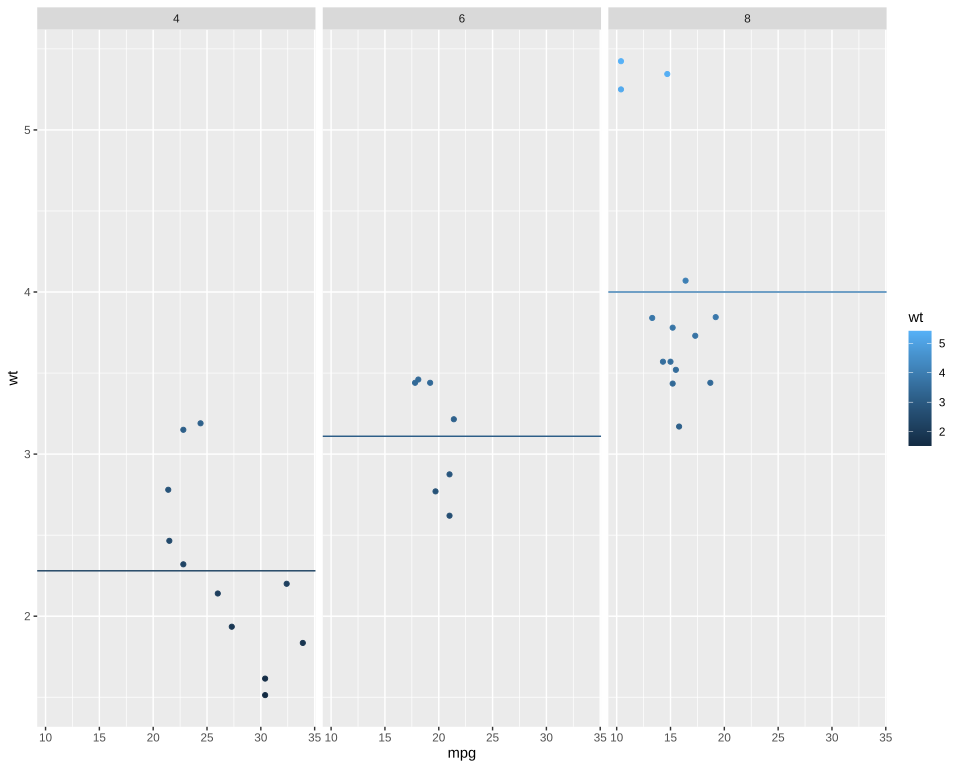

Here is the R script that generated this plot:
# The plot test/golden/hline_facets.svg draws, drawn by ggplot2 itself, as ggplot2's own visual
# tests draw their snapshots: the independent check on that golden whenever it changes. The suite
# never runs this; it needs R, ggplot2 and vdiffr, saved as the Docker image
# giggly-r:ggplot2-4.0.3, and for the gradient svglite and the Liberation fonts, saved as
# giggly-r:ggplot2-4.0.3-svglite. From the repository's root:
#
#   docker run --rm -v "$PWD/test/golden":/golden:ro giggly-r:ggplot2-4.0.3-svglite \
#     Rscript /golden/hline_facets.R > hline_facets.ggplot2.svg
#   docker run --rm -e SVGLITE=1 -v "$PWD/test/golden":/golden:ro \
#     giggly-r:ggplot2-4.0.3-svglite Rscript /golden/hline_facets.R > hline_facets.svglite.svg
#
# and compare the first drawing element by element and the gradient's stops against the second,
# as test/golden/point_colourbar.R describes.
#
# The reference page's last example: a horizontal line in each panel, mapped from a table of its
# own holding a weight for each number of cylinders, coloured by that weight through the colour
# bar the points share.
# First checked with ggplot2 4.0.3, vdiffr 1.0.9 and svglite 2.2.2: every element and clip path
# matches vdiffr's but the bar's fill and the background's edge, written as R's rounding error,
# and every stop matches svglite's.

library(ggplot2)

mean_wt <- data.frame(cyl = c(4, 6, 8), wt = c(2.28, 3.11, 4.00))
plot <- ggplot(mtcars, aes(mpg, wt, colour = wt)) +
  geom_point() +
  geom_hline(aes(yintercept = wt, colour = wt), mean_wt) +
  facet_wrap(~ cyl) +
  guides(colour = guide_colourbar(display = "gradient")) +
  theme_gray()

file <- tempfile(fileext = ".svg")
if (nzchar(Sys.getenv("SVGLITE"))) {
  svglite::svglite(file, width = 10, height = 8, system_fonts = list(sans = "Liberation Sans"))
  print(plot)
  invisible(dev.off())
} else {
  vdiffr::write_svg(plot, file)
}
cat(readLines(file), sep = "\n")
